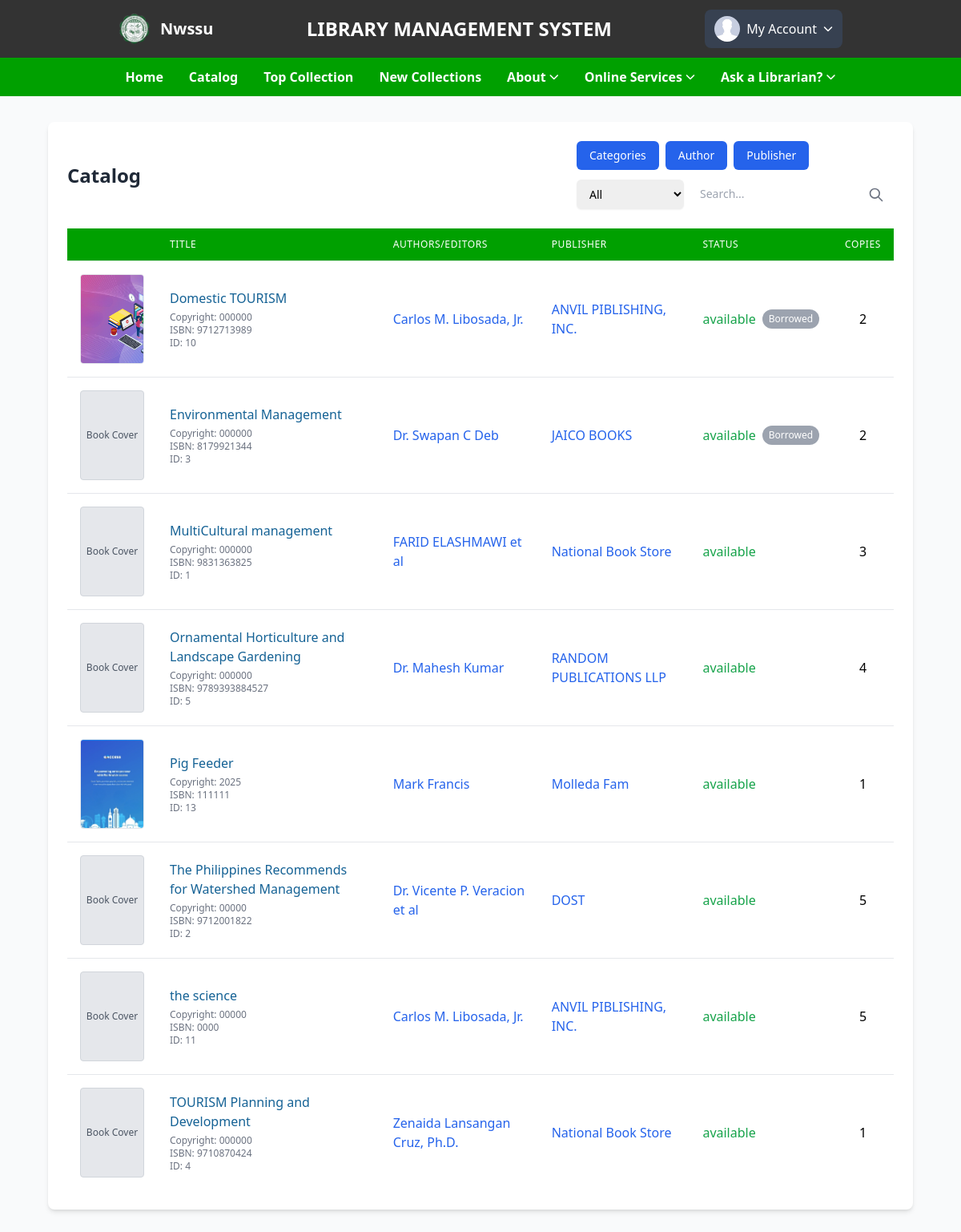
Screenshot of /student/studbooks_display.php (signed in) with the database file from the repository.
### tables this page shows
CREATE TABLE `books` (
  `id` int(100) NOT NULL,
  `material_type` varchar(250) NOT NULL,
  `sub_type` varchar(250) NOT NULL,
  `category` varchar(250) NOT NULL,
  `title` varchar(500) NOT NULL,
  `author` varchar(500) NOT NULL,
  `publisher` varchar(500) NOT NULL,
  `status` varchar(100) NOT NULL,
  `subject` varchar(250) NOT NULL,
  `content` varchar(5000) NOT NULL,
  `summary` varchar(5000) NOT NULL,
  `issn` varchar(250) NOT NULL,
  `call_no` varchar(250) NOT NULL,
  `ISBN` varchar(250) NOT NULL,
  `copyright` varchar(250) NOT NULL,
  `page_number` int(250) NOT NULL,
  `edition` varchar(250) NOT NULL,
  `copies` int(250) NOT NULL,
  `date_acquired` varchar(250) NOT NULL,
  `books_image` varchar(400) DEFAULT NULL,
  `catalog_date` varchar(50) NOT NULL
);

### student/studbooks_display.php (the view, shortened to what this page needs)
<?php
include '../student/side_navbars.php';
try {
    $conn = new PDO("mysql:host=$db_host;dbname=$db_name", $user_name, $user_password);
    $conn->setAttribute(PDO::ATTR_ERRMODE, PDO::ERRMODE_EXCEPTION);
} catch (PDOException $e) {
    die('Connection failed: ' . $e->getMessage());
}
$page = isset($_GET['page']) ? (int)$_GET['page'] : 1;
$books_per_page = 10;
$offset = ($page - 1) * $books_per_page;
$search_query = $_GET['query'] ?? '';
$search_category = $_GET['category'] ?? 'all';
$search_query_param = $search_query ? '%' . $search_query . '%' : '%';
if ($search_category !== 'all') {
    $query = $conn->prepare("SELECT b.*,
        (SELECT r.status
         FROM reserve_books r
         WHERE r.book_id = b.id
         AND r.user_id = :user_id
         ORDER BY r.reserved_date DESC
         LIMIT 1) AS reservation_status
        FROM books b
        WHERE $search_category LIKE :search
        ORDER BY b.title ASC
        LIMIT :offset, :limit");
} else {
    $query = $conn->prepare("SELECT b.*,
        (SELECT r.status
         FROM reserve_books r
         WHERE r.book_id = b.id
         AND r.user_id = :user_id
         ORDER BY r.reserved_date DESC
         LIMIT 1) AS reservation_status
        FROM books b
        WHERE b.id LIKE :search
        OR b.title LIKE :search
        OR b.author LIKE :search
        OR b.copyright LIKE :search
        OR b.publisher LIKE :search
        OR b.category LIKE :search
        OR b.status LIKE :search
        OR b.ISBN LIKE :search
        OR b.edition LIKE :search
        OR b.subject LIKE :search
        OR b.content LIKE :search
        OR b.summary LIKE :search
        OR b.material_type LIKE :search
        OR b.sub_type LIKE :search
        ORDER BY b.title ASC
        LIMIT :offset, :limit");
}
$query->bindValue(':user_id', $user_id, PDO::PARAM_INT);
$query->bindValue(':search', $search_query_param, PDO::PARAM_STR);
$query->bindValue(':offset', $offset, PDO::PARAM_INT);
$query->bindValue(':limit', $books_per_page, PDO::PARAM_INT);
$query->execute();
$books = $query->fetchAll(PDO::FETCH_ASSOC);
?>
<!DOCTYPE html>
<html lang="en">
<head>
    <script src="https://cdn.tailwindcss.com"></script>
    <link rel="stylesheet" href="https://cdn.lineicons.com/4.0/lineicons.css">
</head>
<body class="bg-gray-50">
    <div class="container mx-auto max-w-7xl">
        <div class="hidden md:block px-[5%] py-8">
            <div class="bg-white rounded-lg shadow-md p-6">
                <div class="flex flex-col md:flex-row justify-between items-start md:items-center mb-6 gap-4">
                    <h2 class="text-2xl font-bold text-gray-800">Catalog</h2>
                    <div class="flex flex-col w-full md:w-auto gap-3">
                        <div class="hidden md:block md:flex flex-wrap gap-2">
                            <a href="./allcategories" class="bg-blue-600 text-white px-4 py-2 rounded-md text-sm font-medium hover:bg-primary-hover transition-colors">Categories</a>
                            <a href="./allauthor" class="bg-blue-600 text-white px-4 py-2 rounded-md text-sm font-medium hover:bg-primary-hover transition-colors">Author</a>
                            <a href="./allpublisher" class="bg-blue-600 text-white px-4 py-2 rounded-md text-sm font-medium hover:bg-primary-hover transition-colors">Publisher</a>
                        </div>
                        <form id="searchForm" class="relative flex flex-col sm:flex-row gap-2 w-full md:w-auto" method="GET" action="">
                            <select id="searchCategory" name="category" class="rounded-md border-gray-300 shadow-sm focus:border-primary focus:ring focus:ring-primary focus:ring-opacity-50 text-sm py-2 px-3">
                                <option value="all" <?= $search_category === 'all' ? 'selected' : ''; ?>>All</option>
                            </select>
                            <div class="relative flex-1">
                                <input
                                    type="text"
                                    id="searchQuery"
                                    name="query"
                                    placeholder="Search..."
                                    value="<?php echo htmlspecialchars($search_query); ?>"
                                    class="rounded-lg focus:ring-blue-600 focus:ring-opacity-50 pl-3 pr-10 py-2 text-sm w-full"
                                    autocomplete="off">
                                <button type="submit" class="absolute right-3 top-1/2 transform -translate-y-1/2 text-gray-500 hover:text-gray-700">
                                    <svg xmlns="http://www.w3.org/2000/svg" class="h-5 w-5" fill="none" viewBox="0 0 24 24" stroke="currentColor">
                                        <path stroke-linecap="round" stroke-linejoin="round" stroke-width="2" d="M21 21l-6-6m2-5a7 7 0 11-14 0 7 7 0 0114 0z" />
                                    </svg>
                                </button>
                            </div>
                        </form>
                    </div>
                </div>
                <div class="overflow-x-auto">
                    <table class="min-w-full divide-y divide-gray-200">
                        <thead>
                            <tr>
                                <th class="px-4 py-3 bg-primary text-white text-left text-xs font-medium uppercase tracking-wider w-24"></th>
                                <th class="px-4 py-3 bg-primary text-white text-left text-xs font-medium uppercase tracking-wider">Title</th>
                                <th class="px-4 py-3 bg-primary text-white text-left text-xs font-medium uppercase tracking-wider">Authors/Editors</th>
                                <th class="px-4 py-3 bg-primary text-white text-left text-xs font-medium uppercase tracking-wider">Publisher</th>
                                <th class="px-4 py-3 bg-primary text-white text-left text-xs font-medium uppercase tracking-wider">Status</th>
                                <th class="px-4 py-3 bg-primary text-white text-left text-xs font-medium uppercase tracking-wider">Copies</th>
                            </tr>
                        </thead>
                        <tbody class="bg-white divide-y divide-gray-200" id="bookTable">
                            <?php if (empty($books)): ?>
                                <tr>
                                    <td colspan="6" class="px-4 py-4 text-center text-gray-500">No books found</td>
                                </tr>
                            <?php else: ?>
                                <?php foreach ($books as $book): ?>
                                    <tr class="hover:bg-gray-50">
                                        <td class="px-4 py-4 whitespace-nowrap">
                                            <div class="flex justify-center">
                                                <?php if (!empty($book['books_image'])): ?>
                                                    <img src="./uploaded_file/<?php echo htmlspecialchars($book['books_image']); ?>" alt="Book Cover" class="w-20 h-28 object-cover border border-gray-200 rounded">
                                                <?php else: ?>
                                                    <div class="w-20 h-28 bg-gray-200 flex items-center justify-center text-gray-600 text-xs font-medium border border-gray-300 rounded">
                                                        Book Cover
                                                    </div>
                                                <?php endif; ?>
                                            </div>
                                        </td>
                                        <td class="px-4 py-4">
                                            <div class="space-y-1">
                                                <a href="./books?id=<?php echo urlencode($book['id']); ?>"
                                                    class="text-[#156295] hover:text-blue-800 hover:underline font-medium book-link"
                                                    data-title="<?php echo htmlspecialchars($book['title']); ?>">
                                                    <?php echo htmlspecialchars($book['title']); ?>
                                                </a>
                                                <div class="text-xs text-gray-500">
                                                    <p>Copyright: <?php echo htmlspecialchars($book['copyright']); ?></p>
                                                    <p>ISBN: <?php echo htmlspecialchars($book['ISBN']); ?></p>
                                                    <p>ID: <?php echo htmlspecialchars($book['id']); ?></p>
                                                </div>
                                            </div>
                                        </td>
                                        <td class="px-4 py-4">
                                            <a href="./author?author=<?php echo urlencode($book['author']); ?>" class="text-blue-600 hover:text-blue-800 hover:underline">
                                                <?php echo htmlspecialchars($book['author']); ?>
                                            </a>
                                        </td>
                                        <td class="px-4 py-4">
                                            <a href="./publisher?publisher=<?php echo urlencode($book['publisher']); ?>" class="text-blue-600 hover:text-blue-800 hover:underline">
                                                <?php echo htmlspecialchars($book['publisher']); ?>
                                            </a>
                                        </td>
                                        <td class="px-4 py-4">
                                            <div class="flex items-center justify-between gap-2">
                                                <span class="<?php echo $book['status'] === 'available' ? 'text-green-600' : 'text-red-600'; ?>">
                                                    <?php echo htmlspecialchars($book['status']); ?>
                                                </span>
                                                <?php if ($book['reservation_status'] === 'borrowed'): ?>
                                                    <span class="inline-flex items-center px-2 py-1 text-xs bg-gray-400 text-white rounded-full">
                                                        Borrowed
                                                    </span>
                                                <?php elseif ($book['reservation_status'] === 'reserved'): ?>
                                                    <span class="inline-flex items-center px-2 py-1 text-xs bg-gray-400 text-white rounded-full">
                                                        Reserved
                                                    </span>
                                                <?php endif; ?>
                                            </div>
                                        </td>
                                        <td class="px-4 py-4 text-center">
                                            <?php echo htmlspecialchars($book['copies']); ?>
                                        </td>
                                    </tr>
                                <?php endforeach; ?>
                            <?php endif; ?>
                        </tbody>
                    </table>
                </div>
            </div>
        </div>
            <?php include '../student/footer.php'; ?>
</body>
</html>

### rows the page displays
books: books_image (picture), title "Domestic TOURISM", copyright "000000", ISBN "9712713989", id "10", author "Carlos M. Libosada, Jr.", publisher "ANVIL PIBLISHING, INC.", status "available", shows "Borrowed", copies "2"
books: shows "Book Cover", title "Environmental Management", copyright "000000", ISBN "8179921344", id "3", author "Dr. Swapan C Deb", publisher "JAICO BOOKS", status "available", shows "Borrowed", copies "2"
books: shows "Book Cover", title "MultiCultural management", copyright "000000", ISBN "9831363825", id "1", author "FARID ELASHMAWI et al", publisher "National Book Store", status "available", copies "3"
books: shows "Book Cover", title "Ornamental Horticulture and Landscape Gardening", copyright "000000", ISBN "9789393884527", id "5", author "Dr. Mahesh Kumar", publisher "RANDOM PUBLICATIONS LLP", status "available", copies "4"
books: books_image (picture), title "Pig Feeder", copyright "2025", ISBN "111111", id "13", author "Mark Francis", publisher "Molleda Fam", status "available", copies "1"
books: shows "Book Cover", title "The Philippines Recommends for Watershed Management", copyright "00000", ISBN "9712001822", id "2", author "Dr. Vicente P. Veracion et al", publisher "DOST", status "available", copies "5"
books: shows "Book Cover", title "the science", copyright "00000", ISBN "0000", id "11", author "Carlos M. Libosada, Jr.", publisher "ANVIL PIBLISHING, INC.", status "available", copies "5"
books: shows "Book Cover", title "TOURISM Planning and Development", copyright "000000", ISBN "9710870424", id "4", author "Zenaida Lansangan Cruz, Ph.D.", publisher "National Book Store", status "available", copies "1"
